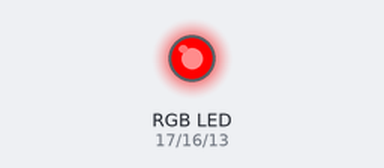
A program run on a simulated Raspberry Pi (BCM pin numbers). Parts: an RGB LED mixed from three pins (HIGH = lit). Dim RGB values are drawn brighter than linear; what the program prints to the terminal is not drawn.

Above: at 0.1 s.
At 2.1 s:
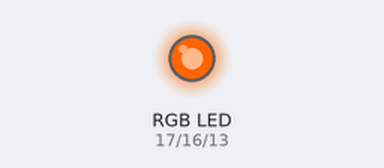
At 8.1 s:
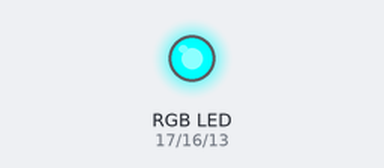
At 18.1 s:
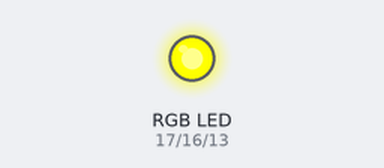
At 26.1 s:
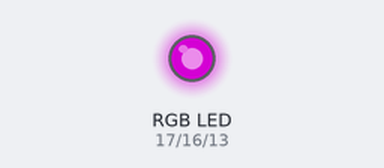
At 38.1 s:
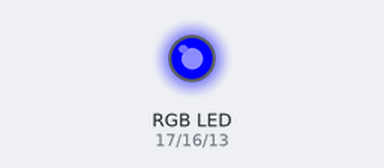
Timing chart, 0 to 39.6 s (numbered marks = the images above):
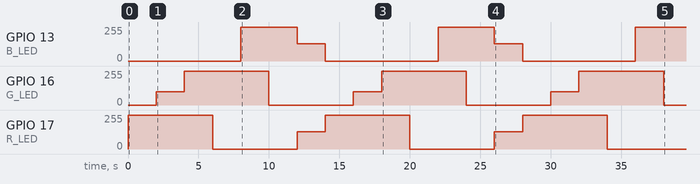

The program:

rgb_pwm.py
```python
#硬件：RaspiberryPi 4B  rgb灯模块
#连接方式：BCM17，16，13 ---  连接各个模块R,G,B
#         GND OV (board:pin39) ---  连接GND
#内容：运行程序，LED 显示依次显示颜色

import RPi.GPIO as GPIO
from time import sleep

class RGBLED():

    def __init__(self,R_LED,G_LED,B_LED):
        """初始化RGB"""
        self.pins = [R_LED, G_LED, B_LED]
        #初始化电平
        for pin in self.pins:
            GPIO.setup(pin, GPIO.OUT)
            GPIO.output(pin, GPIO.LOW)
        #设置pwm
        self.r_pwm = GPIO.PWM(R_LED,3000)
        self.g_pwm = GPIO.PWM(G_LED,3000)
        self.b_pwm = GPIO.PWM(B_LED,3000)
        #初始占空比
        self.r_pwm.start(0)
        self.g_pwm.start(0)
        self.b_pwm.start(0)

    def color2ration(self,x,max_color,max_ratio):
        """颜色(0-255)转为占空比(0-100)"""
        return x * max_ratio / max_color

    def setcolor(self,color):
        """颜色设置"""
        R_val,G_val,B_val= color
        R = self.color2ration(R_val, 255, 100)
        G = self.color2ration(G_val, 255, 100)
        B = self.color2ration(B_val, 255, 100)
        #改变占空比
        self.r_pwm.ChangeDutyCycle(R)
        self.g_pwm.ChangeDutyCycle(G)
        self.b_pwm.ChangeDutyCycle(B)

    def destroy(self):
        self.r_pwm.stop()
        self.g_pwm.stop()
        self.b_pwm.stop()
        for pin in self.pins:
            GPIO.output(pin, GPIO.LOW)

if __name__ =="__main__":

    GPIO.setmode(GPIO.BCM)

    R_LED = 17
    G_LED = 16
    B_LED = 13
    led_color = RGBLED(R_LED,G_LED,B_LED)

    colors = [(255,0,0),(255,100,0),(255,255,0),(0,255,0),(0,255,255),(0,0,255),(128,0,128)]
    lists =['红',"橙",'黄','绿','青','蓝','紫色']
while True:
    try:
      for list,color in zip(lists,colors):
          print(f"{list}:{color}")
          led_color.setcolor(color)
          sleep(2)
    except KeyboardInterrupt:
        print("User Quit.")
        break
led_color.destroy()
GPIO.cleanup()
```

Measured:
- by itself, GPIO 16 (G_LED): repeats every 14.0 s: 255/255 6.0 s, 0/255 6.0 s, 100/255 2.0 s
- by itself, GPIO 17 (R_LED): repeats every 14.0 s: 0/255 6.0 s, 128/255 2.0 s, 255/255 6.0 s
- by itself, GPIO 13 (B_LED): 0/255 → 255/255 at 8.0 s, → 128/255 4.0 s later, → 0/255 2.0 s later, → 255/255 8.0 s later, … (7 changes in this stretch)
